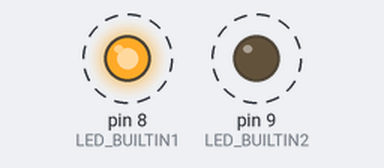
This sketch was run on a simulated Arduino Uno, built with avr-gcc and run on an emulated ATmega328P. On the bench: output pins drawn as LEDs (lit = HIGH). Dashed ring = blinking.

Above: at 0.2 s.
Timing chart, 0 to 3.0 s (numbered marks = the images above):
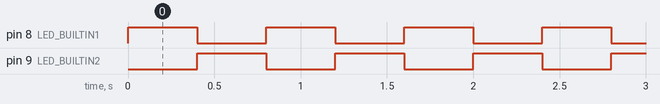

The sketch:

main.ino
```cpp
#define LED_BUILTIN1 8
#define LED_BUILTIN2 9

// the setup function runs once when you press reset or power the board
void setup() {
  // initialize digital pin LED_BUILTIN as an output.
  pinMode(LED_BUILTIN1, OUTPUT);
  pinMode(LED_BUILTIN2, OUTPUT);
}

// the loop function runs over and over again forever
void loop() {
  digitalWrite(LED_BUILTIN1, HIGH);  // turn the LED on (HIGH is the voltage level)
  digitalWrite(LED_BUILTIN2, LOW);
  delay(400);                      // wait for a second
  digitalWrite(LED_BUILTIN1, LOW);   // turn the LED off by making the voltage LOW
  digitalWrite(LED_BUILTIN2, HIGH);
  delay(400);                      // wait for a second
}
```

Measured:
- by itself, pin 8 (LED_BUILTIN1), pin 9 (LED_BUILTIN2): alternates HIGH for 0.40 s and LOW for 0.40 s
